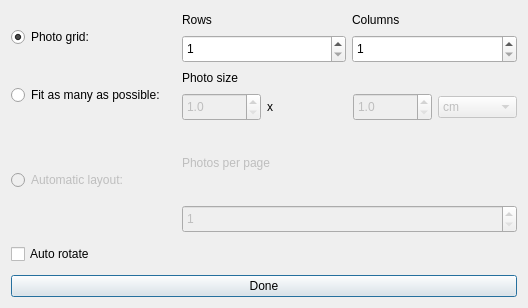
<?xml version="1.0" encoding="UTF-8"?>
<ui version="4.0">
 <class>AdvPrintCustomLayout</class>
 <widget class="QDialog" name="AdvPrintCustomLayout">
  <property name="geometry">
   <rect>
    <x>0</x>
    <y>0</y>
    <width>528</width>
    <height>308</height>
   </rect>
  </property>
  <property name="sizePolicy">
   <sizepolicy hsizetype="Preferred" vsizetype="Preferred">
    <horstretch>0</horstretch>
    <verstretch>0</verstretch>
   </sizepolicy>
  </property>
  <property name="minimumSize">
   <size>
    <width>490</width>
    <height>221</height>
   </size>
  </property>
  <property name="windowTitle">
   <string>Custom layout</string>
  </property>
  <layout class="QVBoxLayout" name="verticalLayout_7">
   <item>
    <layout class="QGridLayout" name="gridLayout">
     <item row="6" column="0">
      <widget class="QRadioButton" name="m_fitAsManyCheck">
       <property name="enabled">
        <bool>true</bool>
       </property>
       <property name="sizePolicy">
        <sizepolicy hsizetype="Minimum" vsizetype="Preferred">
         <horstretch>0</horstretch>
         <verstretch>0</verstretch>
        </sizepolicy>
       </property>
       <property name="minimumSize">
        <size>
         <width>0</width>
         <height>46</height>
        </size>
       </property>
       <property name="text">
        <string>Fit as many as possible:</string>
       </property>
      </widget>
     </item>
     <item row="3" column="1">
      <layout class="QVBoxLayout" name="verticalLayout_2">
       <item>
        <widget class="QLabel" name="label">
         <property name="sizePolicy">
          <sizepolicy hsizetype="Preferred" vsizetype="Fixed">
           <horstretch>0</horstretch>
           <verstretch>0</verstretch>
          </sizepolicy>
         </property>
         <property name="minimumSize">
          <size>
           <width>0</width>
           <height>18</height>
          </size>
         </property>
         <property name="text">
          <string>Rows</string>
         </property>
        </widget>
       </item>
       <item>
        <widget class="QSpinBox" name="m_gridRows">
         <property name="sizePolicy">
          <sizepolicy hsizetype="Minimum" vsizetype="Fixed">
           <horstretch>0</horstretch>
           <verstretch>0</verstretch>
          </sizepolicy>
         </property>
         <property name="minimumSize">
          <size>
           <width>0</width>
           <height>28</height>
          </size>
         </property>
         <property name="minimum">
          <number>1</number>
         </property>
        </widget>
       </item>
      </layout>
     </item>
     <item row="6" column="1" colspan="2">
      <layout class="QVBoxLayout" name="verticalLayout_9">
       <item>
        <widget class="QLabel" name="label_4">
         <property name="sizePolicy">
          <sizepolicy hsizetype="Preferred" vsizetype="Fixed">
           <horstretch>0</horstretch>
           <verstretch>0</verstretch>
          </sizepolicy>
         </property>
         <property name="minimumSize">
          <size>
           <width>0</width>
           <height>18</height>
          </size>
         </property>
         <property name="text">
          <string>Photo size</string>
         </property>
        </widget>
       </item>
       <item>
        <layout class="QHBoxLayout" name="horizontalLayout">
         <item>
          <widget class="QDoubleSpinBox" name="m_photoHeight">
           <property name="enabled">
            <bool>false</bool>
           </property>
           <property name="sizePolicy">
            <sizepolicy hsizetype="Minimum" vsizetype="Fixed">
             <horstretch>0</horstretch>
             <verstretch>0</verstretch>
            </sizepolicy>
           </property>
           <property name="minimumSize">
            <size>
             <width>0</width>
             <height>28</height>
            </size>
           </property>
           <property name="decimals">
            <number>1</number>
           </property>
           <property name="minimum">
            <double>1.000000000000000</double>
           </property>
           <property name="maximum">
            <double>999.000000000000000</double>
           </property>
          </widget>
         </item>
         <item>
          <widget class="QLabel" name="label_3">
           <property name="sizePolicy">
            <sizepolicy hsizetype="Preferred" vsizetype="Fixed">
             <horstretch>0</horstretch>
             <verstretch>0</verstretch>
            </sizepolicy>
           </property>
           <property name="text">
            <string>x</string>
           </property>
          </widget>
         </item>
         <item>
          <widget class="QDoubleSpinBox" name="m_photoWidth">
           <property name="enabled">
            <bool>false</bool>
           </property>
           <property name="sizePolicy">
            <sizepolicy hsizetype="Minimum" vsizetype="Fixed">
             <horstretch>0</horstretch>
             <verstretch>0</verstretch>
            </sizepolicy>
           </property>
           <property name="minimumSize">
            <size>
             <width>0</width>
             <height>28</height>
            </size>
           </property>
           <property name="decimals">
            <number>1</number>
           </property>
           <property name="minimum">
            <double>1.000000000000000</double>
           </property>
           <property name="maximum">
            <double>999.000000000000000</double>
           </property>
          </widget>
         </item>
         <item>
          <widget class="QComboBox" name="m_photoUnits">
           <property name="enabled">
            <bool>false</bool>
           </property>
           <property name="sizePolicy">
            <sizepolicy hsizetype="Preferred" vsizetype="Fixed">
             <horstretch>0</horstretch>
             <verstretch>0</verstretch>
            </sizepolicy>
           </property>
           <item>
            <property name="text">
             <string>cm</string>
            </property>
           </item>
           <item>
            <property name="text">
             <string>mm</string>
            </property>
           </item>
           <item>
            <property name="text">
             <string>inches</string>
            </property>
           </item>
          </widget>
         </item>
        </layout>
       </item>
      </layout>
     </item>
     <item row="3" column="2">
      <layout class="QVBoxLayout" name="verticalLayout_8">
       <item>
        <widget class="QLabel" name="label_2">
         <property name="sizePolicy">
          <sizepolicy hsizetype="Preferred" vsizetype="Fixed">
           <horstretch>0</horstretch>
           <verstretch>0</verstretch>
          </sizepolicy>
         </property>
         <property name="minimumSize">
          <size>
           <width>0</width>
           <height>18</height>
          </size>
         </property>
         <property name="text">
          <string>Columns</string>
         </property>
        </widget>
       </item>
       <item>
        <widget class="QSpinBox" name="m_gridColumns">
         <property name="sizePolicy">
          <sizepolicy hsizetype="Minimum" vsizetype="Fixed">
           <horstretch>0</horstretch>
           <verstretch>0</verstretch>
          </sizepolicy>
         </property>
         <property name="minimumSize">
          <size>
           <width>0</width>
           <height>28</height>
          </size>
         </property>
         <property name="minimum">
          <number>1</number>
         </property>
        </widget>
       </item>
      </layout>
     </item>
     <item row="3" column="0">
      <widget class="QRadioButton" name="m_photoGridCheck">
       <property name="sizePolicy">
        <sizepolicy hsizetype="Minimum" vsizetype="Preferred">
         <horstretch>0</horstretch>
         <verstretch>0</verstretch>
        </sizepolicy>
       </property>
       <property name="minimumSize">
        <size>
         <width>0</width>
         <height>46</height>
        </size>
       </property>
       <property name="text">
        <string>Photo grid:</string>
       </property>
       <property name="checked">
        <bool>true</bool>
       </property>
      </widget>
     </item>
     <item row="7" column="0">
      <widget class="QRadioButton" name="m_photosXPageCheck">
       <property name="enabled">
        <bool>false</bool>
       </property>
       <property name="sizePolicy">
        <sizepolicy hsizetype="Minimum" vsizetype="Preferred">
         <horstretch>0</horstretch>
         <verstretch>0</verstretch>
        </sizepolicy>
       </property>
       <property name="minimumSize">
        <size>
         <width>0</width>
         <height>46</height>
        </size>
       </property>
       <property name="text">
        <string>Automatic layout:</string>
       </property>
      </widget>
     </item>
     <item row="7" column="1" colspan="2">
      <layout class="QVBoxLayout" name="verticalLayout">
       <item>
        <widget class="QLabel" name="label_5">
         <property name="enabled">
          <bool>false</bool>
         </property>
         <property name="text">
          <string>Photos per page</string>
         </property>
        </widget>
       </item>
       <item>
        <widget class="QSpinBox" name="m_photosXPage">
         <property name="enabled">
          <bool>false</bool>
         </property>
         <property name="sizePolicy">
          <sizepolicy hsizetype="Minimum" vsizetype="Fixed">
           <horstretch>0</horstretch>
           <verstretch>0</verstretch>
          </sizepolicy>
         </property>
         <property name="minimumSize">
          <size>
           <width>0</width>
           <height>28</height>
          </size>
         </property>
         <property name="frame">
          <bool>true</bool>
         </property>
         <property name="readOnly">
          <bool>false</bool>
         </property>
         <property name="specialValueText">
          <string extracomment="0 to disable"/>
         </property>
         <property name="minimum">
          <number>1</number>
         </property>
         <property name="singleStep">
          <number>1</number>
         </property>
         <property name="value">
          <number>1</number>
         </property>
        </widget>
       </item>
      </layout>
     </item>
    </layout>
   </item>
   <item>
    <layout class="QHBoxLayout" name="horizontalLayout_5">
     <item>
      <widget class="QCheckBox" name="m_autorotate">
       <property name="text">
        <string>Auto rotate</string>
       </property>
      </widget>
     </item>
     <item>
      <spacer name="horizontalSpacer_3">
       <property name="orientation">
        <enum>Qt::Horizontal</enum>
       </property>
       <property name="sizeHint" stdset="0">
        <size>
         <width>258</width>
         <height>30</height>
        </size>
       </property>
      </spacer>
     </item>
    </layout>
   </item>
   <item>
    <widget class="QPushButton" name="m_doneButton">
     <property name="text">
      <string>Done</string>
     </property>
    </widget>
   </item>
  </layout>
 </widget>
 <resources/>
 <connections>
  <connection>
   <sender>m_fitAsManyCheck</sender>
   <signal>toggled(bool)</signal>
   <receiver>m_photoHeight</receiver>
   <slot>setEnabled(bool)</slot>
   <hints>
    <hint type="sourcelabel">
     <x>92</x>
     <y>90</y>
    </hint>
    <hint type="destinationlabel">
     <x>288</x>
     <y>101</y>
    </hint>
   </hints>
  </connection>
  <connection>
   <sender>m_fitAsManyCheck</sender>
   <signal>toggled(bool)</signal>
   <receiver>m_photoWidth</receiver>
   <slot>setEnabled(bool)</slot>
   <hints>
    <hint type="sourcelabel">
     <x>92</x>
     <y>90</y>
    </hint>
    <hint type="destinationlabel">
     <x>215</x>
     <y>101</y>
    </hint>
   </hints>
  </connection>
  <connection>
   <sender>m_fitAsManyCheck</sender>
   <signal>toggled(bool)</signal>
   <receiver>m_photoUnits</receiver>
   <slot>setEnabled(bool)</slot>
   <hints>
    <hint type="sourcelabel">
     <x>92</x>
     <y>90</y>
    </hint>
    <hint type="destinationlabel">
     <x>355</x>
     <y>101</y>
    </hint>
   </hints>
  </connection>
  <connection>
   <sender>m_photoGridCheck</sender>
   <signal>toggled(bool)</signal>
   <receiver>m_gridRows</receiver>
   <slot>setEnabled(bool)</slot>
   <hints>
    <hint type="sourcelabel">
     <x>92</x>
     <y>32</y>
    </hint>
    <hint type="destinationlabel">
     <x>279</x>
     <y>43</y>
    </hint>
   </hints>
  </connection>
  <connection>
   <sender>m_photoGridCheck</sender>
   <signal>toggled(bool)</signal>
   <receiver>m_gridColumns</receiver>
   <slot>setEnabled(bool)</slot>
   <hints>
    <hint type="sourcelabel">
     <x>92</x>
     <y>32</y>
    </hint>
    <hint type="destinationlabel">
     <x>215</x>
     <y>43</y>
    </hint>
   </hints>
  </connection>
 </connections>
</ui>
